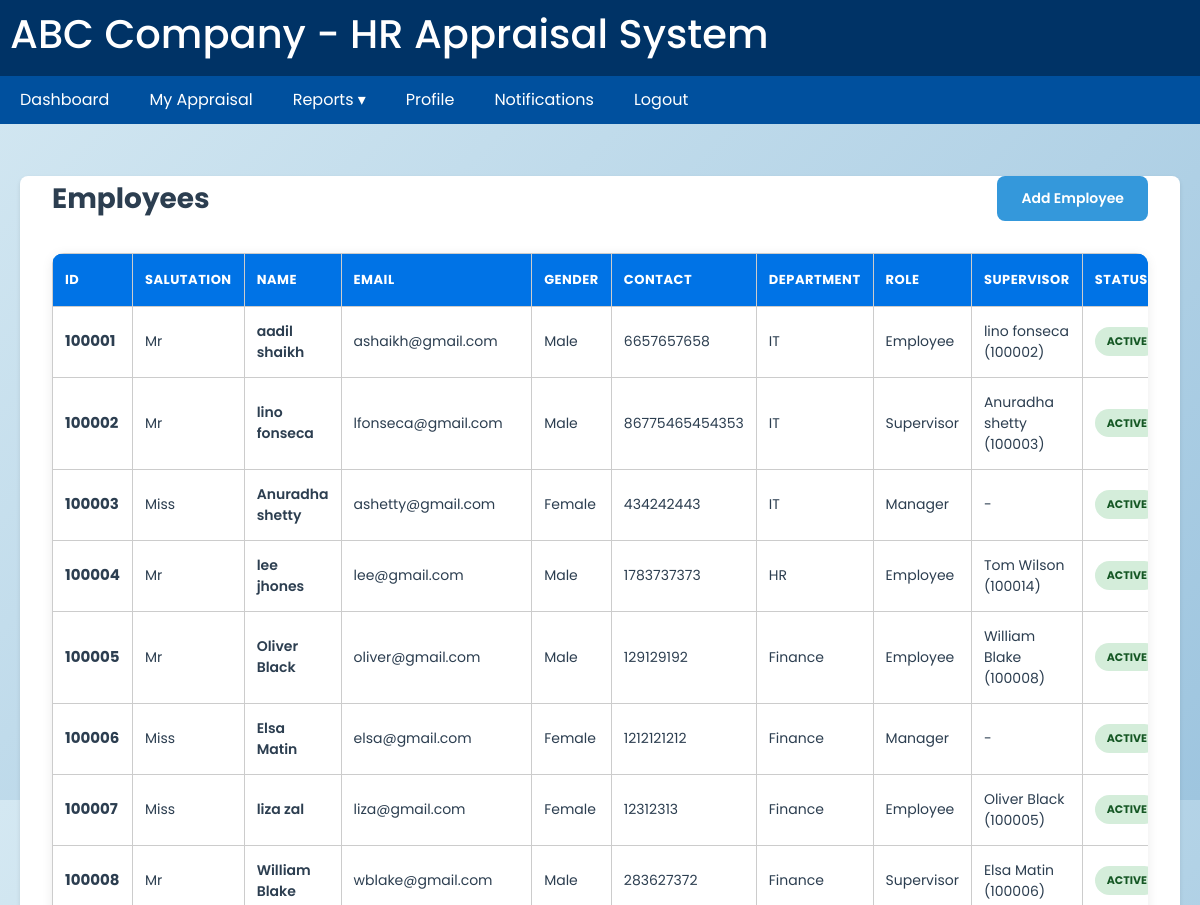
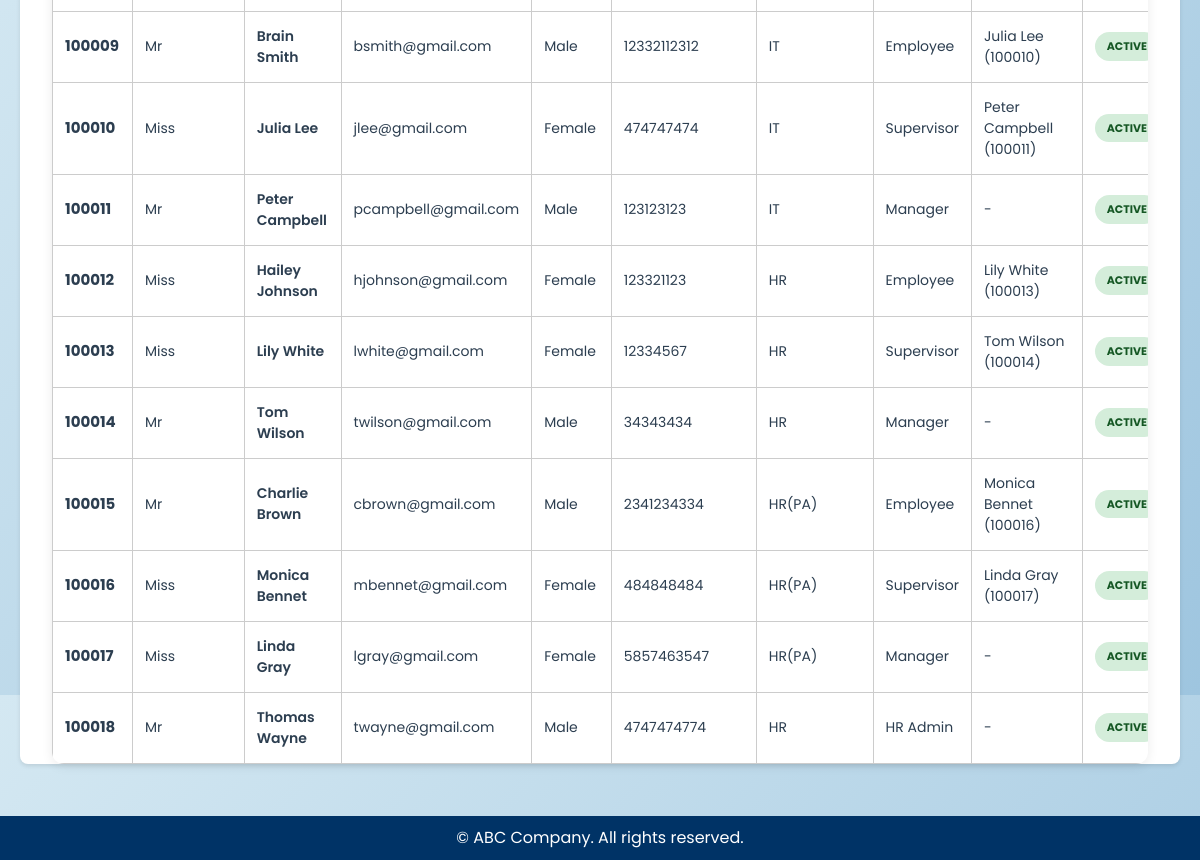
/masters/employees/ (signed in), run on the app's committed database (2 pictures, top to bottom).
### masters/models.py (models this page shows, shortened)
class Employee(models.Model):
    user = models.OneToOneField(
        settings.AUTH_USER_MODEL,
        on_delete=models.CASCADE,
        null=True, blank=True,
        related_name="employee_profile"
)
    employee_id = models.CharField(max_length=20, unique=True)
    employee_salution = models.CharField(max_length=15, null=True, blank=True)
    first_name = models.CharField(max_length=100)
    last_name = models.CharField(max_length=100)
    email = models.EmailField(unique=True)
    gender = models.CharField(max_length=10,null=True, blank=True)
    contact_number = models.IntegerField(default=0)
    department = models.ForeignKey("Department", on_delete=models.SET_NULL, null=True)
    role = models.ForeignKey("Role", on_delete=models.SET_NULL, null=True)
    supervisor = models.ForeignKey("self", on_delete=models.SET_NULL, null=True, blank=True)
    status = models.CharField(
        max_length=20,
        choices=[("Active", "Active"), ("Inactive", "Inactive")],
        default="Active",
    )
    def __str__(self):
        return f"{self.first_name} {self.last_name} ({self.employee_id})"

class Department(models.Model):
    name = models.CharField(max_length=100)
    division = models.CharField(max_length=100, blank=True, null=True)
    country = models.ForeignKey(Country, on_delete=models.SET_NULL, null=True, blank=True)
    state = models.ForeignKey(State, on_delete=models.SET_NULL, null=True, blank=True)
    city = models.ForeignKey(City, on_delete=models.SET_NULL, null=True, blank=True)
    def __str__(self):
        return self.name

class Role(models.Model):
    role_name = models.CharField(max_length=100)
    description = models.TextField(blank=True, null=True)
    def __str__(self):
        return self.role_name

### masters/views.py (the view)
# urls.py: path("employees/", views.EmployeeList.as_view(), name="employees_list"),
class EmployeeList(LoginRequiredMixin, ListView):
    model = Employee
    template_name = "masters/employees_list.html"
    context_object_name = "employees"
    login_url = "/accounts/login/"
    redirect_field_name = "next"

### masters/context_processors.py (called while the page is built)
def role_name(request):
    if request.user.is_authenticated:
        try:
            employee = Employee.objects.get(user=request.user)
            return {"role_name": employee.role.role_name.lower()}
        except Employee.DoesNotExist:
            return {"role_name": None}
    return {"role_name": None}

### templates/masters/employees_list.html (shortened to what this page needs)
{% extends "base.html" %}
{% block content %}
<div class="container">
    <div class="page-header">
        <h2>Employees</h2>
        <a class="btn-add" href="{% url 'masters:employees_add' %}">Add Employee</a>
    </div>
    <div class="table-container">
        <table>
            <thead>
                <tr>
                    <th>ID</th>
                    <th>Salutation</th>
                    <th>Name</th>
                    <th>Email</th>
                    <th>Gender</th>
                    <th>Contact</th>
                    <th>Department</th>
                    <th>Role</th>
                    <th>Supervisor</th>
                    <th>Status</th>
                </tr>
            </thead>
            <tbody>
                {% for emp in employees %}
                <tr>
                    <td>
                        <a href="{% url 'masters:emp_profile_view' emp.employee_id %}" class="employee-id-link">
                            {{ emp.employee_id }}
                        </a>
                    </td>
                    <td>{{ emp.employee_salution|default:"-" }}</td>
                    <td class="employee-name">{{ emp.first_name }} {{ emp.last_name }}</td>
                    <td>{{ emp.email }}</td>
                    <td>{{ emp.gender|default:"-" }}</td>
                    <td>{{ emp.contact_number }}</td>
                    <td>{{ emp.department|default:"-" }}</td>
                    <td>{{ emp.role|default:"-" }}</td>
                    <td>{{ emp.supervisor|default:"-" }}</td>
                    <td>
                        <span class="status-badge {% if emp.status == 'Active' %}status-active{% else %}status-inactive{% endif %}">
                            {{ emp.status }}
                        </span>
                    </td>
                </tr>
                {% empty %}
                <tr>
                    <td colspan="11" class="no-data">
                        No employees available
                    </td>
                </tr>
                {% endfor %}
            </tbody>
        </table>
    </div>
</div>
{% endblock %}

### static/style.css (style rules this page uses)
* { margin: 0; padding: 0; box-sizing: border-box; font-family: "Poppins", sans-serif; }
body { margin: 0; padding: 0; background: linear-gradient(135deg, #d4e8f2, #9ec5df); height: 100vh; overflow: hidden; }

### templates/base.html (style rules this page uses)
body { font-family: Arial, sans-serif; margin:0; background-color:#f5f9fc; }
.container { background:white; padding:20px; border-radius:8px; box-shadow:0 2px 4px rgba(0,0,0,0.1); }
table { border-collapse:collapse; width:100%; }
table, th, td { border:1px solid #ccc; }
th { background-color:#0073e6; color:white; }
td, th { padding:8px; text-align:left; }

### templates/masters/employees_list.html (style rules this page uses)
.container { max-width: 1600px; margin: 2rem auto; padding: 0 2rem; }
.page-header { display: flex; justify-content: space-between; align-items: center; margin-bottom: 2rem; }
.page-header h2 { font-size: 28px; font-weight: 700; color: #2c3e50; margin: 0; }
.btn-add { background: #3498db; color: white; padding: 12px 24px; border-radius: 8px; text-decoration: none; font-weight: 600; font-size: 14px; transition: all 0.2s ease; border: none; cursor: pointer; display: inline-block; }
.table-container { background: white; border-radius: 12px; overflow: hidden; box-shadow: 0 2px 12px rgba(0,0,0,0.08); }
table { width: 100%; border-collapse: collapse; }
thead { background: #3498db; }
th { padding: 16px 12px; text-align: left; font-weight: 700; font-size: 13px; color: white; text-transform: uppercase; letter-spacing: 0.5px; }
tbody tr { border-bottom: 1px solid #e9ecef; }
tbody tr:last-child { border-bottom: none; }
td { padding: 14px 12px; color: #2c3e50; font-size: 14px; vertical-align: middle; }
.employee-id-link { color: #2c3e50; font-weight: 700; text-decoration: none; font-size: 15px; }
.employee-name { font-weight: 600; color: #2c3e50; }
.status-badge { padding: 6px 12px; border-radius: 20px; font-size: 11px; font-weight: 700; text-transform: uppercase; display: inline-block; }
.status-active { background: #d4edda; color: #155724; }

### data on the page
Employee: employee_id "100001", employee_salution "Mr", first_name "aadil", last_name "shaikh", email "ashaikh@gmail.com", gender "Male", contact_number "6657657658", department "IT", role "Employee", supervisor "lino fonseca (100002)", status "ACTIVE"
Employee: employee_id "100002", employee_salution "Mr", first_name "lino", last_name "fonseca", email "lfonseca@gmail.com", gender "Male", contact_number "86775465454353", department "IT", role "Supervisor", supervisor "Anuradha shetty (100003)", status "ACTIVE"
Employee: employee_id "100003", employee_salution "Miss", first_name "Anuradha", last_name "shetty", email "ashetty@gmail.com", gender "Female", contact_number "434242443", department "IT", role "Manager", supervisor "-", status "ACTIVE"
Employee: employee_id "100004", employee_salution "Mr", first_name "lee", last_name "jhones", email "lee@gmail.com", gender "Male", contact_number "1783737373", department "HR", role "Employee", supervisor "Tom Wilson (100014)", status "ACTIVE"
Employee: employee_id "100005", employee_salution "Mr", first_name "Oliver", last_name "Black", email "oliver@gmail.com", gender "Male", contact_number "129129192", department "Finance", role "Employee", supervisor "William Blake (100008)", status "ACTIVE"
Employee: employee_id "100006", employee_salution "Miss", first_name "Elsa", last_name "Matin", email "elsa@gmail.com", gender "Female", contact_number "1212121212", department "Finance", role "Manager", supervisor "-", status "ACTIVE"
Employee: employee_id "100007", employee_salution "Miss", first_name "liza", last_name "zal", email "liza@gmail.com", gender "Female", contact_number "12312313", department "Finance", role "Employee", supervisor "Oliver Black (100005)", status "ACTIVE"
Employee: employee_id "100008", employee_salution "Mr", first_name "William", last_name "Blake", email "wblake@gmail.com", gender "Male", contact_number "283627372", department "Finance", role "Supervisor", supervisor "Elsa Matin (100006)", status "ACTIVE"
Employee: employee_id "100009", employee_salution "Mr", first_name "Brain", last_name "Smith", email "bsmith@gmail.com", gender "Male", contact_number "12332112312", department "IT", role "Employee", supervisor "Julia Lee (100010)", status "ACTIVE"
Employee: employee_id "100010", employee_salution "Miss", first_name "Julia", last_name "Lee", email "jlee@gmail.com", gender "Female", contact_number "474747474", department "IT", role "Supervisor", supervisor "Peter Campbell (100011)", status "ACTIVE"
Employee: employee_id "100011", employee_salution "Mr", first_name "Peter", last_name "Campbell", email "pcampbell@gmail.com", gender "Male", contact_number "123123123", department "IT", role "Manager", supervisor "-", status "ACTIVE"
Employee: employee_id "100012", employee_salution "Miss", first_name "Hailey", last_name "Johnson", email "hjohnson@gmail.com", gender "Female", contact_number "123321123", department "HR", role "Employee", supervisor "Lily White (100013)", status "ACTIVE"
Employee: employee_id "100013", employee_salution "Miss", first_name "Lily", last_name "White", email "lwhite@gmail.com", gender "Female", contact_number "12334567", department "HR", role "Supervisor", supervisor "Tom Wilson (100014)", status "ACTIVE"
Employee: employee_id "100014", employee_salution "Mr", first_name "Tom", last_name "Wilson", email "twilson@gmail.com", gender "Male", contact_number "34343434", department "HR", role "Manager", supervisor "-", status "ACTIVE"
Employee: employee_id "100015", employee_salution "Mr", first_name "Charlie", last_name "Brown", email "cbrown@gmail.com", gender "Male", contact_number "2341234334", department "HR(PA)", role "Employee", supervisor "Monica Bennet (100016)", status "ACTIVE"
Employee: employee_id "100016", employee_salution "Miss", first_name "Monica", last_name "Bennet", email "mbennet@gmail.com", gender "Female", contact_number "484848484", department "HR(PA)", role "Supervisor", supervisor "Linda Gray (100017)", status "ACTIVE"
Employee: employee_id "100017", employee_salution "Miss", first_name "Linda", last_name "Gray", email "lgray@gmail.com", gender "Female", contact_number "5857463547", department "HR(PA)", role "Manager", supervisor "-", status "ACTIVE"
Employee: employee_id "100018", employee_salution "Mr", first_name "Thomas", last_name "Wayne", email "twayne@gmail.com", gender "Male", contact_number "4747474774", department "HR", role "HR Admin", supervisor "-", status "ACTIVE"
